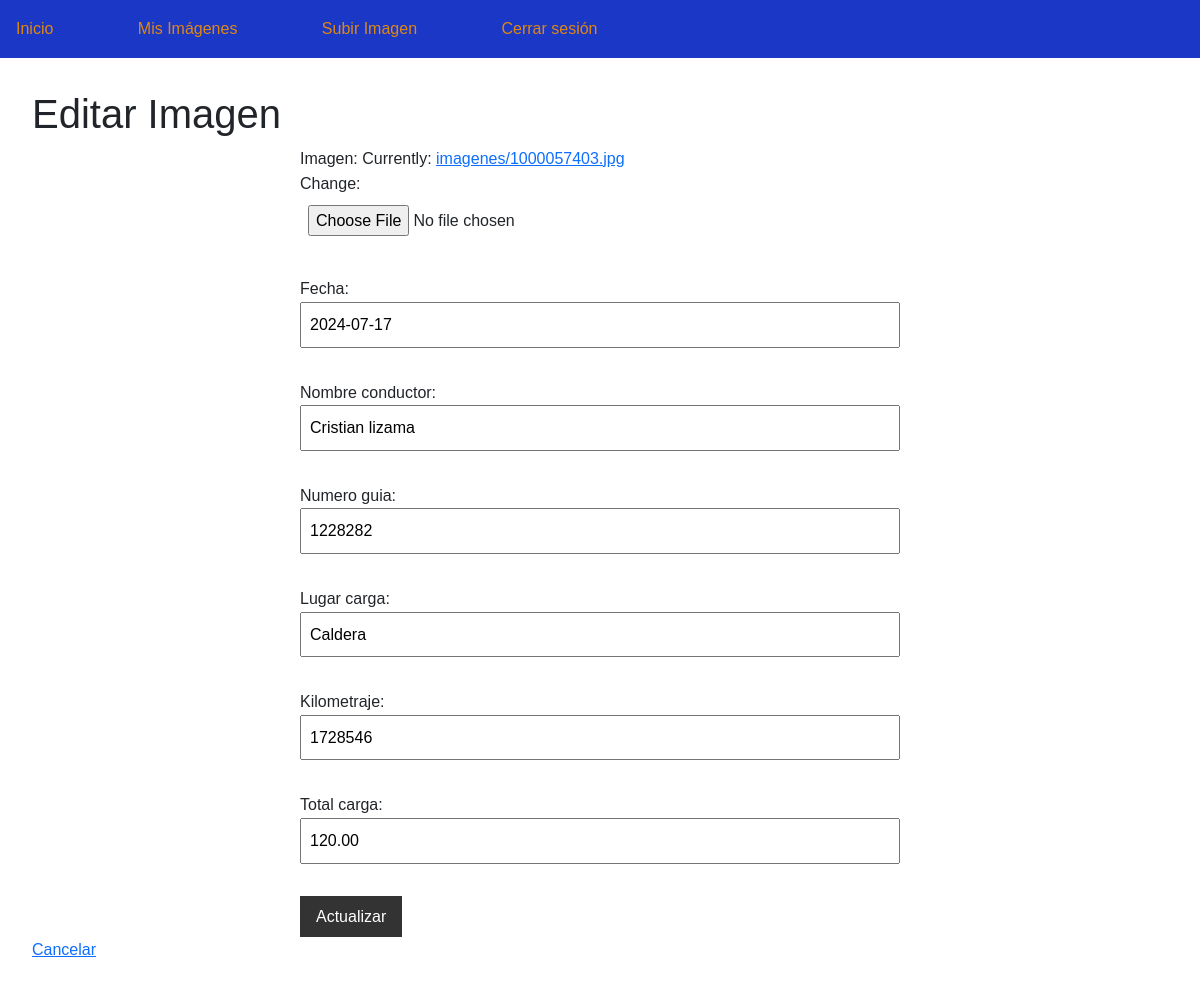
The app's page /editar/7/ (signed in) with its own data.
### app_transporte/models.py (models this page shows, shortened)
class Imagen(models.Model):
    usuario = models.ForeignKey(User, on_delete=models.CASCADE)
    imagen = models.ImageField(upload_to='imagenes/')
    fecha = models.DateField()
    nombre_conductor = models.CharField(max_length=100)
    numero_guia = models.CharField(max_length=50)
    lugar_carga = models.CharField(max_length=200)
    kilometraje = models.IntegerField()
    total_carga = models.DecimalField(max_digits=10, decimal_places=2)

### app_transporte/views.py (the view)
# urls.py: path('editar/<int:pk>/', views.editar_imagen, name='editar_imagen'),
@login_required
def editar_imagen(request, pk):
    imagen = get_object_or_404(Imagen, pk=pk, usuario=request.user)
    if request.method == 'POST':
        form = ImagenForm(request.POST, request.FILES, instance=imagen)
        if form.is_valid():
            form.save()
            messages.success(request, 'Imagen actualizada con éxito.')
            return redirect('listar_imagenes')
    else:
        form = ImagenForm(instance=imagen)
    return render(request, 'editar_imagen.html', {'form': form, 'imagen': imagen})

### app_transporte/forms.py
class ImagenForm(forms.ModelForm):
    class Meta:
        model = Imagen
        fields = ['imagen', 'fecha', 'nombre_conductor', 'numero_guia', 'lugar_carga', 'kilometraje', 'total_carga']

### templates/editar_imagen.html (shortened to what this page needs)
{% extends 'base.html' %}
{% block content %}
<h1>Editar Imagen</h1>
<form method="post" enctype="multipart/form-data">
    {{ form.as_p }}
    <button type="submit">Actualizar</button>
</form>
<a href="{% url 'listar_imagenes' %}">Cancelar</a>
{% endblock %}

### static/css/main.css (style rules this page uses)
body { font-family: Arial, sans-serif; line-height: 1.6; margin: 0; padding: 0; }
form { max-width: 600px; margin: 0 auto; }
input, textarea { width: 100%; padding: 0.5rem; margin-bottom: 1rem; }
button { background-color: #333; color: white; padding: 0.5rem 1rem; border: none; cursor: pointer; }

### records on screen
Imagen: fecha "2024-07-17", nombre_conductor "Cristian lizama", numero_guia "1228282", lugar_carga "Caldera", kilometraje "1728546", total_carga "120.00"
